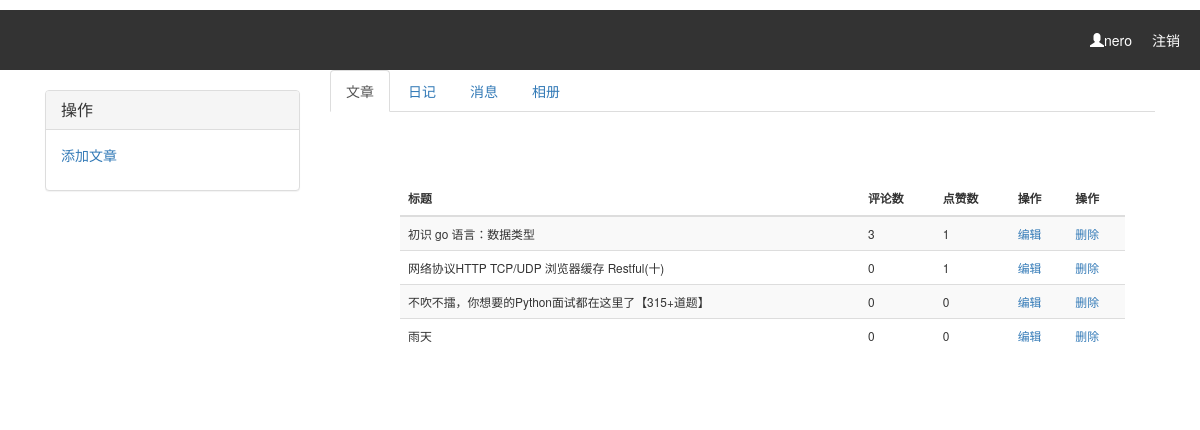
The page /index/backend/ (signed in) on the database its author committed.
### CNBLOG/models.py (models this page shows, shortened)
class UserInfo(AbstractUser):
    nid = models.AutoField(primary_key=True)
    telephone = models.CharField(max_length=11, null=True, unique=True)
    avatar = models.FileField(upload_to='avatars/', default="avatars/default.png")
    create_time = models.DateTimeField(verbose_name='创建时间', auto_now_add=True)
    blog = models.OneToOneField(to='Blog', to_field='nid', null=True, on_delete=models.CASCADE)

class Article(models.Model):
    nid = models.AutoField(primary_key=True)
    title = models.CharField(max_length=50, verbose_name='文章标题')
    desc = models.CharField(max_length=255, verbose_name='文章描述')
    create_time = models.DateTimeField(verbose_name='创建时间', auto_now_add=True)
    content = models.TextField()
    comment_count = models.IntegerField(default=0)
    up_count = models.IntegerField(default=0)
    down_count = models.IntegerField(default=0)
    user = models.ForeignKey(verbose_name='作者', to='UserInfo', to_field='nid', on_delete=models.CASCADE)
    category = models.ForeignKey(to='Category', to_field='nid', null=True, on_delete=models.CASCADE)
    tags = models.ManyToManyField(
        to="Tag",
        through='Article2Tag',
    )

### CNBLOG/views.py (the view)
# urls.py: path('index/backend/',views.backend, name='backend'),
def backend(request):
    user = request.user
    article_list = Article.objects.filter(user=user)
    return render(request,'backend/backend.html',locals())

### templates/backend/backend.html
{% extends "backend/base.html" %}
{% block content %}
    <div class="article_list small">
        <table class="table table-hover table-striped">
            <thead>
                 <th>标题</th>
                 <th>评论数</th>
                 <th>点赞数</th>
                 <th>操作</th>
                 <th>操作</th>
             </thead>
             <tbody>
                 {% for article in article_list %}
                 <tr>
                     <td>{{ article.title }}</td>
                     <td>{{ article.comment_count }}</td>
                     <td>{{ article.up_count }}</td>
                     <td><a href="{% url 'edit_article' article.nid %}">编辑</a></td>
                     <td><a href="{% url 'del_article' %}">删除</a></td>
                 </tr>
                 {% endfor %}
             </tbody>
        </table>
    </div>
{% endblock %}

### templates/backend/base.html (shortened to what this page needs)
<!DOCTYPE html>
<html lang="en">
<head>
    <link rel="stylesheet" href="/static/bootstrap/css/bootstrap.css">
    <link rel="stylesheet" href="/static/css/backend.css">
</head>
<body>
<div class="header">
    <p class="title">
        <a class="info" href="/logout/">注销</a>
        <span class="info"> <span class="glyphicon glyphicon-user"></span>{{ request.user.username }}</span>
    </p>
</div>
<div class="container">
    <div class="col-md-3">
        <div class="panel-group" id="accordion" role="tablist" aria-multiselectable="true">
            <div class="panel panel-default">
                <div class="panel-heading" role="tab" id="headingOne">
                    <h4 class="panel-title">
                        <a role="button" data-toggle="collapse" data-parent="#accordion" href="#collapseOne"
                           aria-expanded="true" aria-controls="collapseOne">
                            操作
                        </a>
                    </h4>
                </div>
                <div id="collapseOne" class="panel-collapse collapse in" role="tabpanel" aria-labelledby="headingOne">
                    <div class="panel-body">
                        <p><a href="{% url 'add_article' %}">添加文章</a></p>
                    </div>
                </div>
            </div>
        </div>
    </div>
    <div class="col-md-9">
        <div>
            <ul class="nav nav-tabs" role="tablist">
                <li role="presentation" class="active"><a href="#home" aria-controls="home" role="tab"
                                                          data-toggle="tab">文章</a></li>
                <li role="presentation"><a href="#profile" aria-controls="profile" role="tab"
                                           data-toggle="tab">日记</a></li>
                <li role="presentation"><a href="#messages" aria-controls="messages" role="tab" data-toggle="tab">消息</a>
                </li>
                <li role="presentation"><a href="#settings" aria-controls="settings" role="tab" data-toggle="tab">相册</a>
                </li>
            </ul>
            <div class="tab-content">
                <div role="tabpanel" class="tab-pane active" id="home">
                    {% block content %}
                    {% endblock %}
                </div>
            </div>
        </div>
    </div>
</div>
</body>
</html>

### static/css/backend.css (style rules this page uses)
* { margin: 0; padding: 0; }
.header { width: 100%; height: 60px; background-color: #333333; line-height: 60px; }
.header .title { color: white; font-size: 20px; margin-left: 20px; font-weight: 100; }
.header .title .info { float: right; margin-right: 20px; font-size: 14px; text-decoration: none; color: white; }
#accordion { margin-top: 20px; }
.article_list { padding: 30px; }
.tab-pane { margin-top: 40px; margin-left: 40px; }

### rows shown on the page
UserInfo: user.username "nero"
Article: title "初识 go 语言：数据类型", comment_count "3", up_count "1"
Article: title "网络协议HTTP TCP/UDP 浏览器缓存 Restful(十)", comment_count "0", up_count "1"
Article: title "不吹不擂，你想要的Python面试都在这里了【315+道题】", comment_count "0", up_count "0"
Article: title "雨天", comment_count "0", up_count "0"
